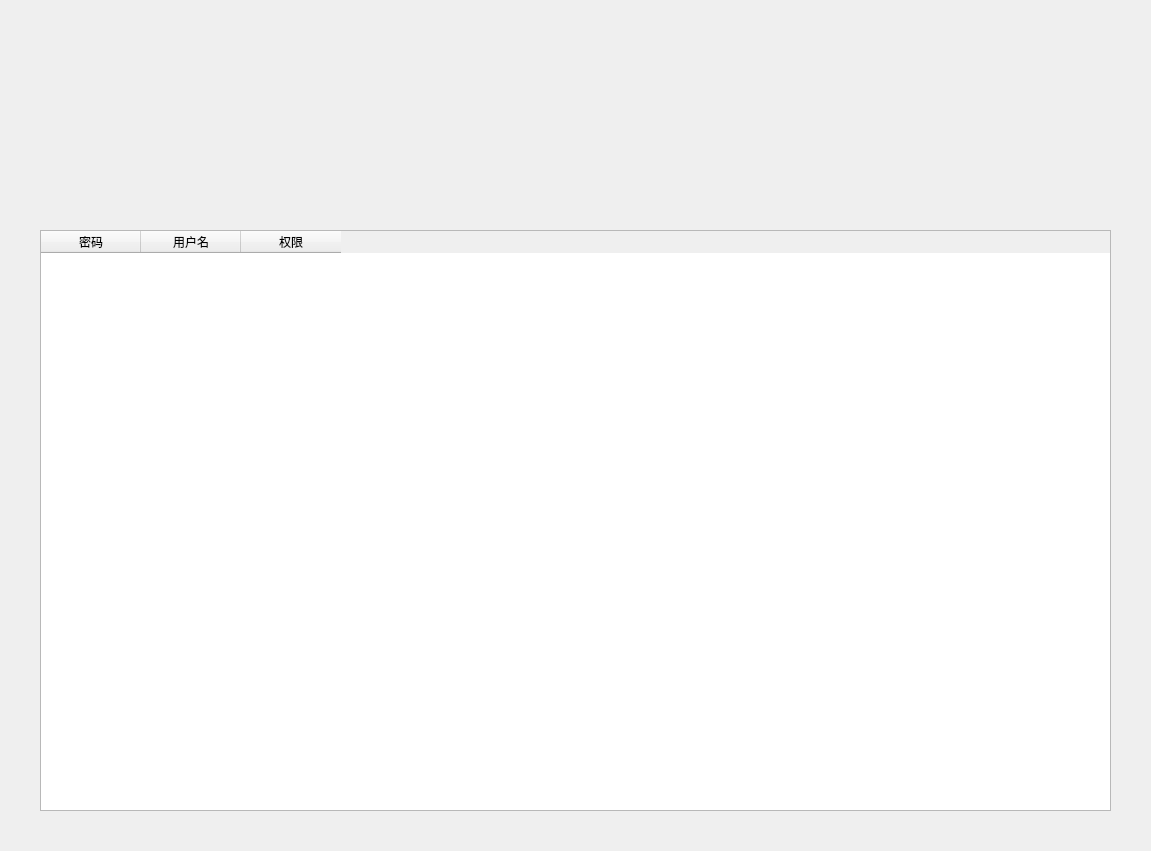
<?xml version="1.0" encoding="UTF-8"?>
<ui version="4.0">
 <class>User_Manage</class>
 <widget class="QWidget" name="User_Manage">
  <property name="geometry">
   <rect>
    <x>0</x>
    <y>0</y>
    <width>1151</width>
    <height>851</height>
   </rect>
  </property>
  <property name="windowTitle">
   <string>Form</string>
  </property>
  <widget class="QTableWidget" name="tableWidget">
   <property name="geometry">
    <rect>
     <x>40</x>
     <y>230</y>
     <width>1071</width>
     <height>581</height>
    </rect>
   </property>
   <column>
    <property name="text">
     <string>密码</string>
    </property>
   </column>
   <column>
    <property name="text">
     <string>用户名</string>
    </property>
   </column>
   <column>
    <property name="text">
     <string>权限</string>
    </property>
   </column>
  </widget>
 </widget>
 <resources/>
 <connections/>
</ui>
